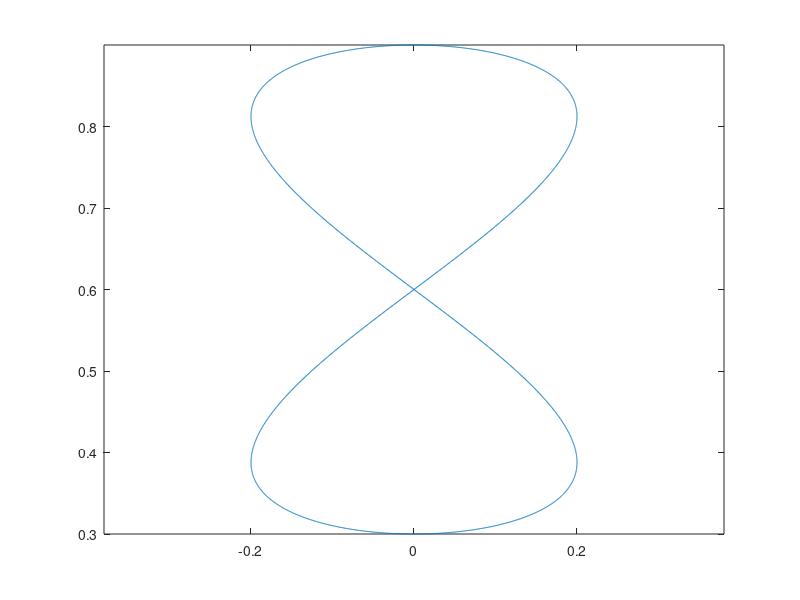

Write the MATLAB code that produced this figure. (Note: this script raises an error after producing the figure.)
roundres=0.1;
theta=(180+(0:roundres:360))*pi/180;
theta=theta(end:-1:1);
xcent=.0; ycent=.6; xsca=.3; ysca=.2;
a1=.4; a2=.6;
xt=xsca*cos(theta); yt=ysca*sin(2*theta); z=zeros(size(xt));
y=xt+ycent; x=yt+xcent;
figure(1); plot(x,y); axis equal

[th1,th2] = IDP_RR(x,y,a1,a2,1);

fid=fopen('RRlemniscate.dat','w');
fwrite(fid,0.01,'float');
fwrite(fid,length(th1),'int');
fwrite(fid,1,'int'); % isThetaFull
fwrite(fid,180/pi*th1,'float');
fwrite(fid,180/pi*th2,'float');
fwrite(fid,0,'int'); % isCartFull
fclose(fid);
    
